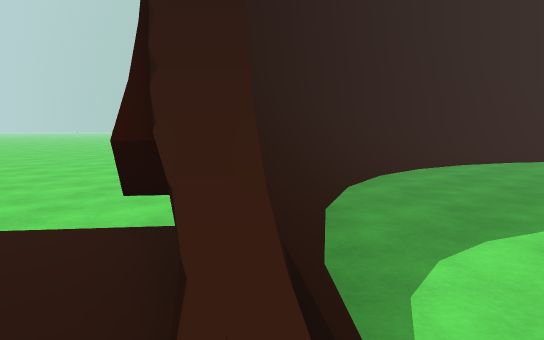
[1] (above)

14 first-person views from a walk through a scene from a Unity 3-D project. The camera is 0.59 m above the floor, tilts 6° down and sees 70° across. The floor is counted in squares, 1 m on a side. Each view is taken from the middle of a square. On the plan, view 1 faces up. The plan holds only what a view shows up to about 10 squares ahead; the rest is blank. The place goes on beyond the plan. Some animated figures are not drawn.

[2]
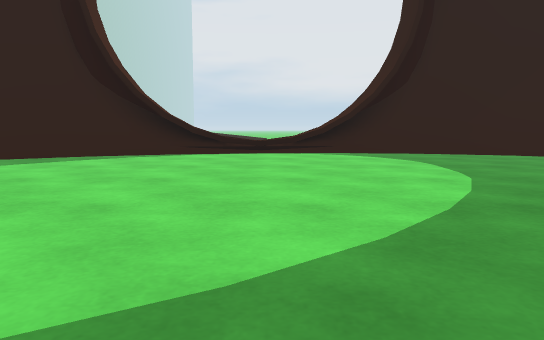

[3]
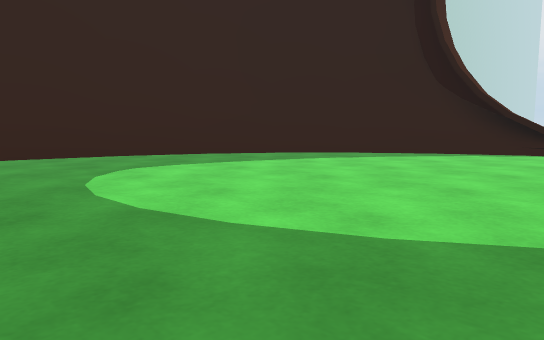

[4]
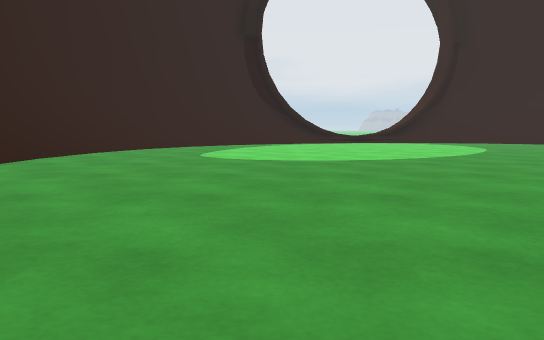

[5]
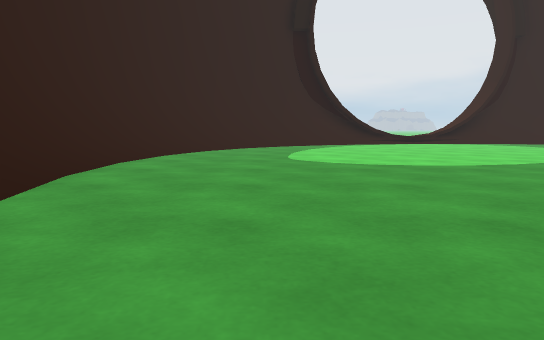

[6]
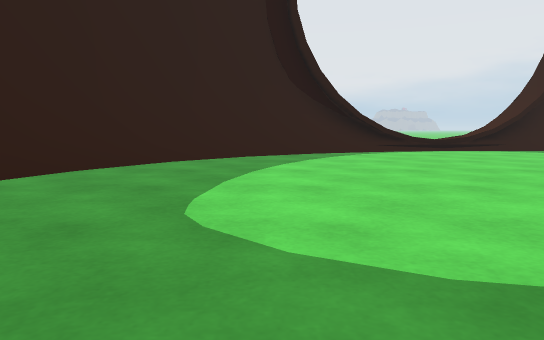

[7]
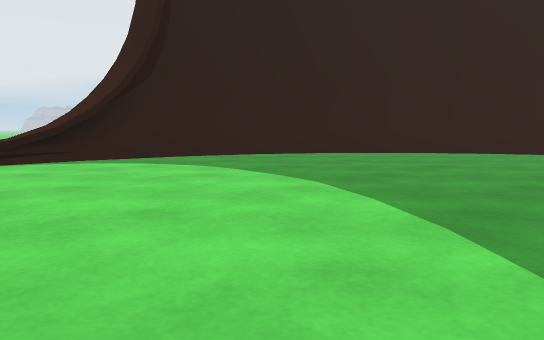

[8]
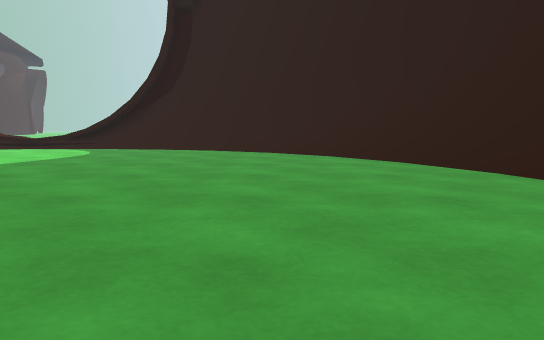

[9]
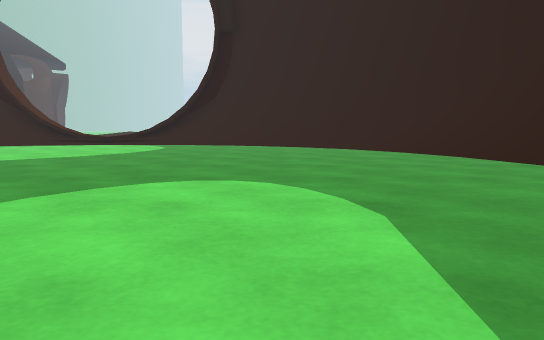

[10]
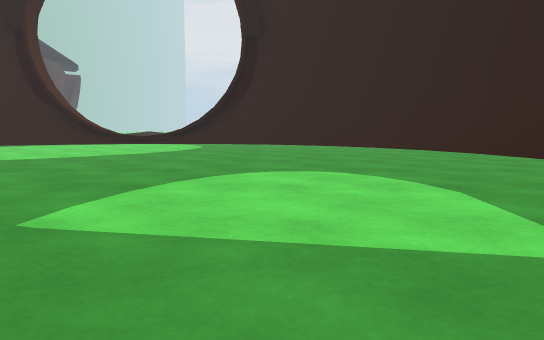

[11]
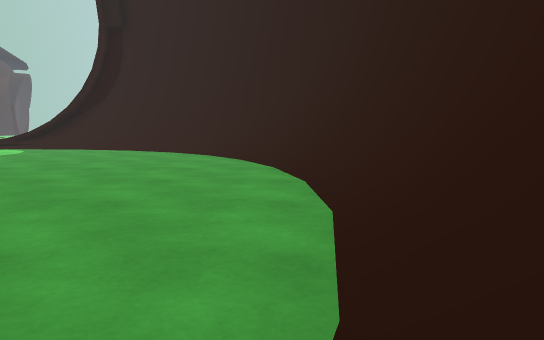

[12]
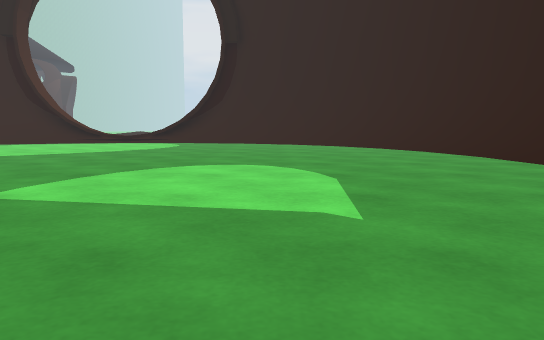

[13]
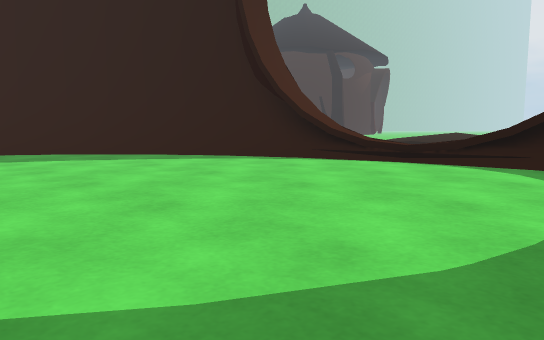

[14]
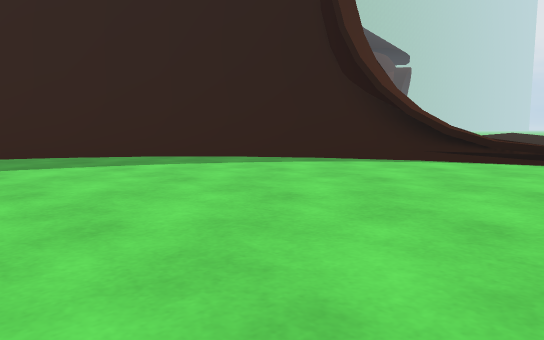

### Floor plan
Key: @ floor where view 1 was taken; # wall or solid block; . main floor; : floor 0.05 m higher than the main floor; / step, stairs or slope; = window, fence, low wall or low ledge; ^ raised ledge.
Columns run from 6 left of view 1 to 17 right of it. Each row starts with its distance up from view 1.
 12             ########
 11           ##=......//
 10 ...      ##.........
  9 ...     #=............
  8 ....   #=..............
  7  ...  ##................
  6   ... #:...............
  5   ....#...............
  4    ..##..............
  3       #............
  2       =...........
  1       /............
  0       @.............
 -1       ^/..............
 -2       #/...............
 -3       ##................
 -4        #=..............
 -5         #:.............
 -6         ##:...........
 -7          ##=.......//
 -8            ####//=
 -9               ####

Where each view was taken, in squares from view 1:
view 1: 0 up, 0 right, facing up
view 2: 1 up, 10 right, facing left
view 3: 1 up, 11 right, facing down-left
view 4: 3 down, 17 right, facing left
view 5: 5 down, 16 right, facing left
view 6: 4 down, 11 right, facing left
view 7: 0 up, 8 right, facing up-left
view 8: 8 up, 12 right, facing left
view 9: 7 up, 15 right, facing left
view 10: 6 up, 16 right, facing left
view 11: 11 up, 14 right, facing left
view 12: 7 up, 17 right, facing left
view 13: 4 up, 7 right, facing down-left
view 14: 2 up, 8 right, facing down-left
